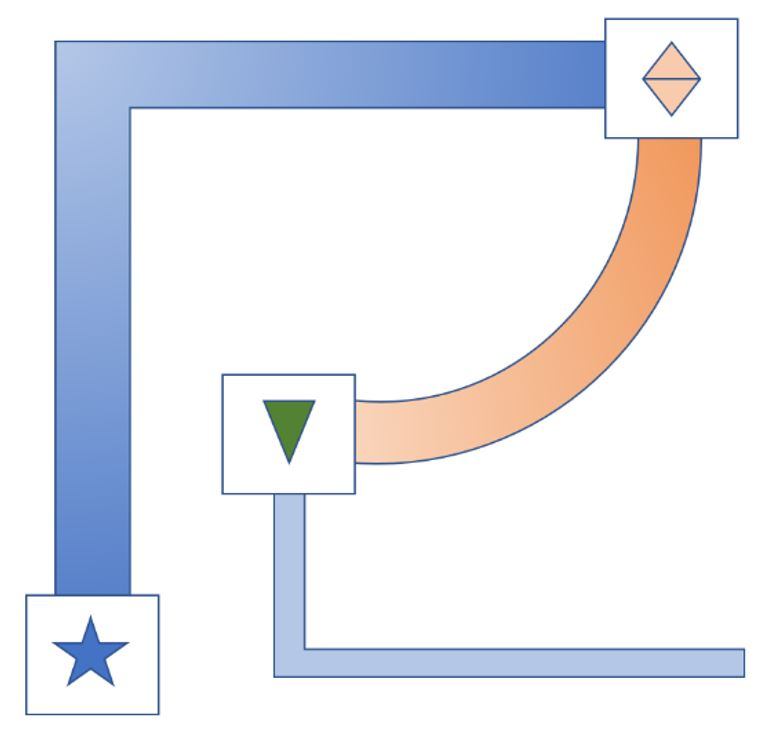
#> input picture test_field.JPG, 778 x 738 px, given in place of test_field.PNG, which was not available
$ jupyter execute milestone2.ipynb
#> lines starting #> are read from the running program, lines starting #| are printed output that depends on the picture; after the words box and inside, x2 and y2 are one past the last pixel; in counts of white or black regions, pixels touching at a corner belong together; pictures that were not available may be replaced by others from this repository, and a replacement may not be noted
[cell 1]
import cv2
import numpy as np
from matplotlib import pyplot as plt
import matplotlib.image as mpimg
img = cv2.imread('test_field.PNG',0)
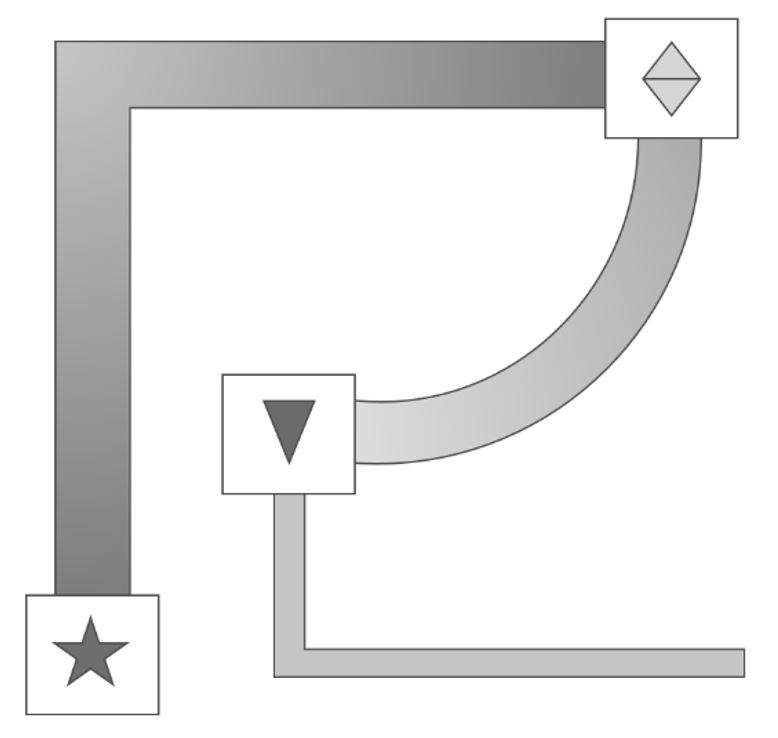
#> img: shape (738, 778); min 58, max 255, mean 233.6
plt.imshow(img)
# [9 lines of commented-out code are left out]

[cell 2]
star = cv2.imread('star.PNG')
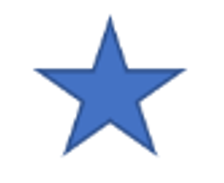
#> input picture star.PNG, 224 x 183 px
#> star is the input picture: shape (183, 224, 3); mean B, G, R 242.1, 228.9, 221.5
fig = plt.figure()
ax = fig.add_subplot(1, 2, 1)
imgplot = plt.imshow(star)
ax.set_title("Original star template")

star = cv2.cvtColor(star, cv2.COLOR_BGR2GRAY)
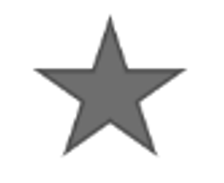
#> star: shape (183, 224); min 68, max 255, mean 228.2
star = cv2.Canny(star, 50, 200)
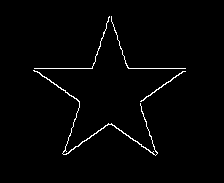
#> star: shape (183, 224); 1.6% white in thin lines or dots, all inside (x1, y1, x2, y2) = (33, 16, 186, 156)
#Get template(star) height and weight
(tH, tW) = star.shape[:2]
#> tH = 183; tW = 224
ax = fig.add_subplot(1, 2, 2)
imgplot = plt.imshow(star)
ax.set_title("Canny filter star template")
#> figure, not shown here; B, G, R data is drawn as R, G, B
